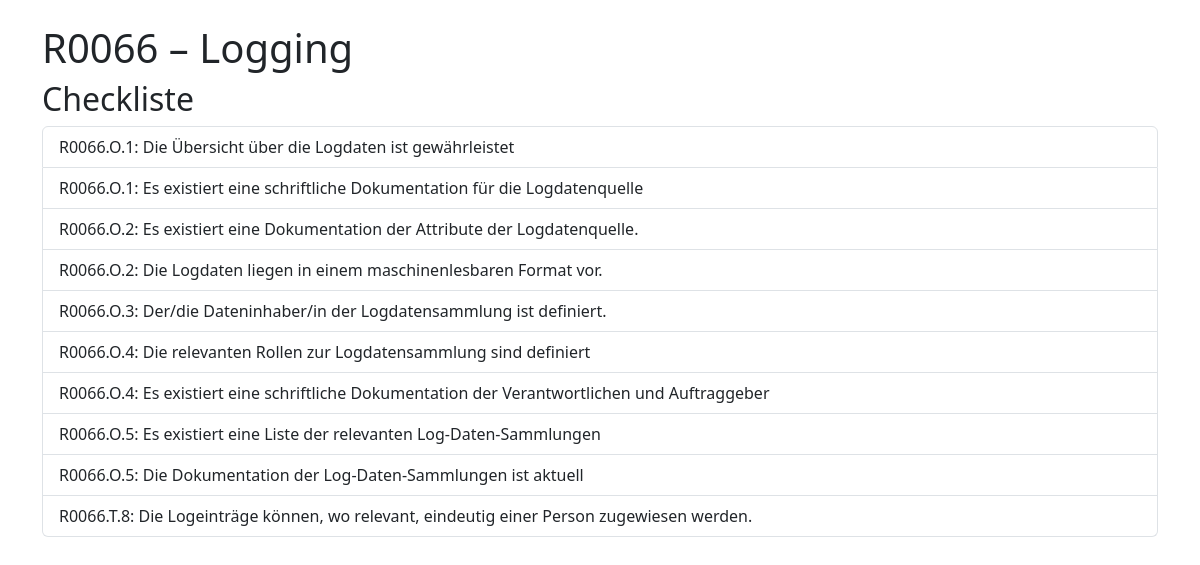
/dokumente/R0066/checkliste/, run on an earlier commit of the app's database.
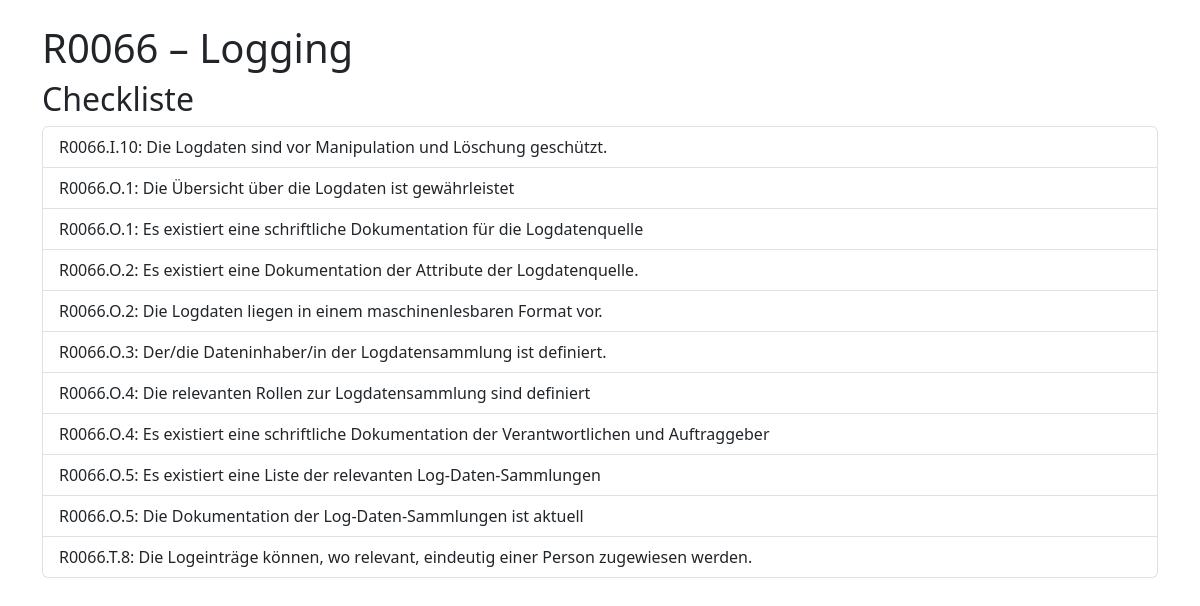
And on a later commit of the database.
### dokumente/models.py (models this page shows, shortened)
class Vorgabe(models.Model):
    order = models.IntegerField()
    nummer = models.IntegerField()
    dokument = models.ForeignKey(Dokument, on_delete=models.CASCADE, related_name='vorgaben')
    thema = models.ForeignKey(Thema, on_delete=models.PROTECT, blank=False)
    titel = models.CharField(max_length=255)
    referenzen = models.ManyToManyField(Referenz, blank=True)
    gueltigkeit_von = models.DateField()
    gueltigkeit_bis = models.DateField(blank=True,null=True)
    stichworte = models.ManyToManyField(Stichwort, blank=True)
    relevanz = models.ManyToManyField(Rolle,blank=True)
    def Vorgabennummer(self):
        return str(self.dokument.nummer)+"."+self.thema.name[0]+"."+str(self.nummer)
    class Meta:
        verbose_name_plural="Vorgaben"
        ordering = ['order']

class Dokument(models.Model):
    nummer = models.CharField(max_length=50, primary_key=True)
    dokumententyp = models.ForeignKey(Dokumententyp, on_delete=models.PROTECT)
    name = models.CharField(max_length=255)
    autoren = models.ManyToManyField(Person, related_name='verfasste_dokumente')
    pruefende = models.ManyToManyField(Person, related_name='gepruefte_dokumente')
    gueltigkeit_von = models.DateField(null=True, blank=True)
    gueltigkeit_bis = models.DateField(null=True, blank=True)
    signatur_cso = models.CharField(max_length=255, blank=True)
    anhaenge = models.TextField(blank=True)
    aktiv = models.BooleanField(blank=True)
    def __str__(self):
        return f"{self.nummer} – {self.name}"
    class Meta:
        verbose_name_plural="Dokumente"
        verbose_name="Dokument"

class Thema(models.Model):
    name = models.CharField(max_length=100, primary_key=True)
    erklaerung = models.TextField(blank=True)
    class Meta:
        verbose_name_plural="Themen"

class Checklistenfrage(models.Model):
    vorgabe=models.ForeignKey(Vorgabe, on_delete=models.CASCADE, related_name="checklistenfragen")
    frage = models.CharField(max_length=255)
    class Meta:
        verbose_name_plural="Fragen für Checkliste"
        verbose_name="Frage für Checkliste"

### dokumente/views.py (the view)
# urls.py: path('<str:nummer>/checkliste/', views.standard_checkliste, name='standard_checkliste'),
def standard_checkliste(request, nummer):
    standard = get_object_or_404(Dokument, nummer=nummer)
    vorgaben = list(standard.vorgaben.all())
    return render(request, 'standards/standard_checkliste.html', {
        'standard': standard,
        'vorgaben': vorgaben,
    })

### dokumente/templates/standards/standard_checkliste.html (shortened to what this page needs)
<!DOCTYPE html>
<html>
<head>
  <link href="https://cdn.jsdelivr.net/npm/bootstrap@5.3.0/dist/css/bootstrap.min.css" rel="stylesheet">
  {% load static %}
</head>
<body class="container py-4">
<h1>{{ standard.nummer }} – {{ standard.name }}</h1>
<h2>Checkliste</h2>
      <ul class="list-group">
{% for vorgabe in vorgaben %}
      {% if vorgabe.checklistenfragen.all %}
          {% for frage in vorgabe.checklistenfragen.all %}
            <li class="list-group-item">{{ vorgabe.Vorgabennummer }}: {{ frage.frage }}</li>
          {% endfor %}
      {% endif %}
{% endfor %}
        </ul>
</body>
</html>

What changed in the data, as far as the page shows it:
now on this page (row unchanged): Vorgabe: Vorgabennummer "R0066.I.10"
added Checklistenfrage: frage "Die Logdaten sind vor Manipulation und Löschung geschützt."
